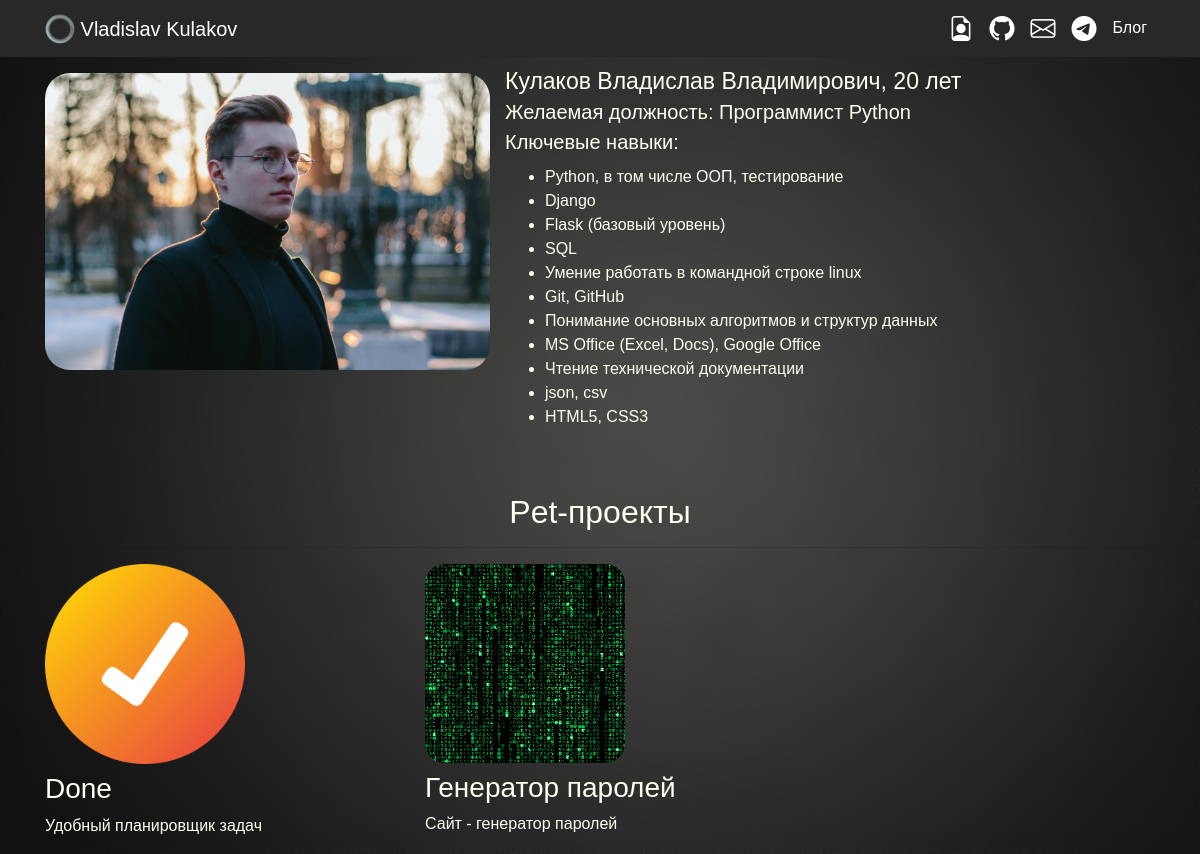
Before: / with the older database file.
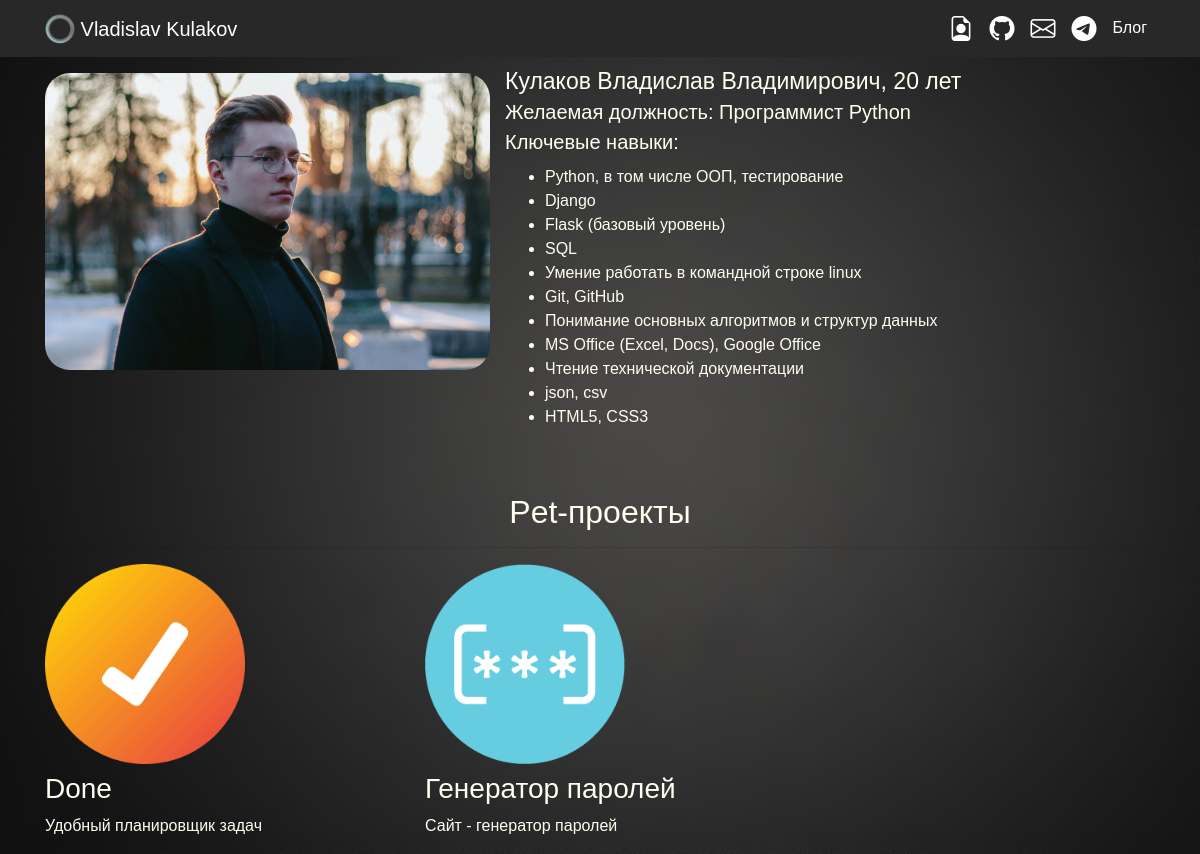
After: the same page with the newer database file.
### portfolio/models.py (models this page shows, shortened)
class Project(models.Model):
    title = models.CharField(max_length=100)
    description = models.CharField(max_length=250)
    image = models.ImageField(upload_to='portfolio/images/')
    url = models.URLField(blank=True)

### portfolio/views.py (the view)
# urls.py: 2. Add a URL to urlpatterns:  path('', views.home, name='home')
def home(request):
    projects = Project.objects.all()  # импортируем все данные из БД
    return render(request, 'portfolio/home.html', {'projects': projects})

### portfolio/templates/portfolio/home.html
{% extends 'portfolio/base.html' %}
{% load static %}
{% block content %}
<div class="row justify-content-left my-3">
    <div class="col-5">
        <img src="{% static 'portfolio/IMG_0372.jpg' %}" class="img-fluid" style="border-radius: 25px">
    </div>
    <div class="text-description">
        <p class="font-weight" style="font-size: 23px; line-height:70%">Кулаков Владислав Владимирович, 20 лет</p>
        <p class="font-weight" style="font-size: 20px; line-height:70%">Желаемая должность: Программист Python</p>
        <p class="font-weight" style="font-size: 20px; line-height:70%">Ключевые навыки:</p>
           <ul>
             <li>Python, в том числе ООП, тестирование</li>
             <li>Django</li>
               <li>Flask (базовый уровень)</li>
             <li>SQL</li>
             <li>Умение работать в командной строке linux</li>
             <li>Git, GitHub</li>
             <li>Понимание основных алгоритмов и структур данных</li>
             <li>MS Office (Excel, Docs), Google Office</li>
             <li>Чтение технической документации</li>
             <li>json, csv</li>
               <li>HTML5, CSS3</li>
        </ul>
    </div>
</div>
<h2 class="mt-5 text-center">Pet-проекты</h2>
<hr>
<div class="row">
    {% for project in projects %}
    <div class="col-lg-4 col-md-6">
        {% if project.url %}
        <a href="{{ project.url }}">
            <img src="{{ project.image.url }}" class="img-fluid mb-2" width="200" height="200">
        </a>
        {% else %}
        <img src="{{ project.image.url }}" class="img-fluid mb-2" width="200" height="200">
        {% endif %}
        <h3>{{ project.title }}</h3>
        <p>{{ project.description }}</p>
    </div>
    {% endfor %}
</div>
{% endblock %}

Changed rows visible on the page:
changed Project "Генератор паролей": image: a different picture
